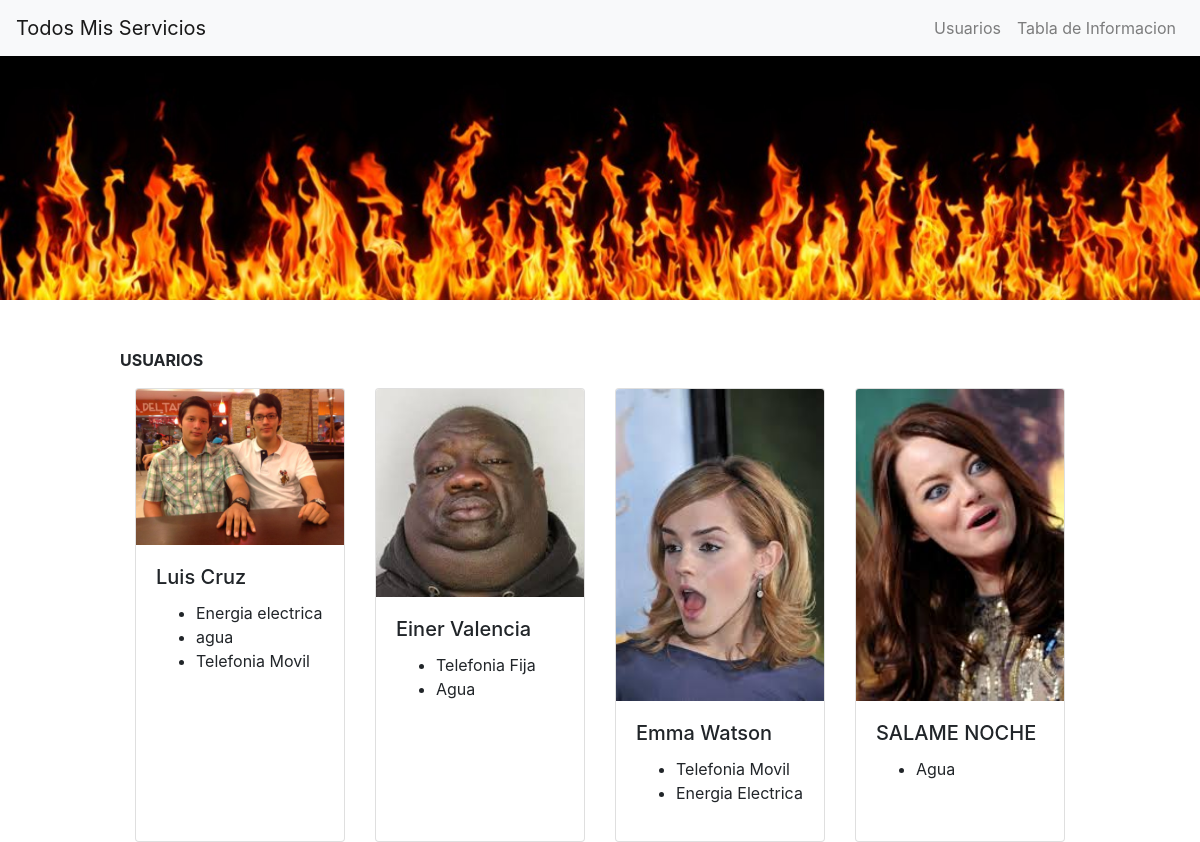
Screenshot of /usuarios/ with the database file from the repository.
### usuario/models.py (models this page shows)
class Usuarios(models.Model):
    nombres = models.CharField(max_length=100)
    apellidos = models.CharField(max_length=100)
    imagen = models.CharField(max_length=100)

class Servicios(models.Model):
    usuario = models.ForeignKey(Usuarios,on_delete=models.CASCADE)
    nombre_serv = models.CharField(max_length=100)

### usuario/views.py (the view)
# urls.py: path('usuarios/',include('usuario.urls')),
def usuarios(request):
    usuarios_list=Usuarios.objects.all()
    context = {'lista_usuarios':usuarios_list}
    return render(request,'usuario/usuarios.html',context)

### usuario/templates/usuario/usuarios.html
{% extends "usuario/base.html" %}
{% load staticfiles %}
{% block estilo %}
    <link rel="stylesheet" href="{% static 'css\usuarios.css' %}" type="text/css" >
{% endblock %}
{% block content %}
    <p><b> USUARIOS</b></p>
    {% if lista_usuarios %}
        <div class="card-deck">
            {% for usuario in lista_usuarios %}
            <div class="card">
                <img class="card-img-top" src="{% static usuario.imagen %}" alt="{{ usuario.imagen }}" lenght="200px">
                <div class="card-body">
                    <h5 class="card-title">{{ usuario.nombres }} {{ usuario.apellidos }}</h5>
                    <ul>
                        {% for servicios in usuario.servicios_set.all %}
                            <li>{{ servicios.nombre_serv }}</li>
                        {% endfor %}
                    </ul>
                </div>
            </div>
            {% endfor %}
        </div>
    {% else %}
        <p>No Existen Usuarios.</p>
    {% endif %}
{% endblock %}

### usuario/templates/usuario/base.html (shortened to what this page needs)
<!DOCTYPE html>
<html lang="en">
<head>
    {% load staticfiles %}
    <link rel="stylesheet" href="https://maxcdn.bootstrapcdn.com/bootstrap/4.0.0/css/bootstrap.min.css">
    {% block estilo %}
    {% endblock %}
</head>
<body>
    <nav class="navbar navbar-expand-lg navbar-light bg-light">
        <a class="navbar-brand" href="#">Todos Mis Servicios</a>
        <div class="collapse navbar-collapse justify-content-end" id="navbarNavAltMarkup">
            <div class="navbar-nav">
                <a class="nav-item nav-link" href="/usuarios/">Usuarios</a>
                <a class="nav-item nav-link" href="/usuarios/tabla/">Tabla de Informacion</a>
            </div>
        </div>
    </nav>
    <div>
        <img src="{% static 'img/fire.jpg' %}" width="100%">
    </div>
    <br>
    <br>
    {% block content %}
    {% endblock %}
</body>
</html>

### usuario/static/css/usuarios.css (style rules this page uses)
p { margin-left:10%; }

### rows the page displays
Usuarios: imagen (picture), nombres "Luis", apellidos "Cruz"
Servicios: nombre_serv "Energia electrica"
Servicios: nombre_serv "agua"
Servicios: nombre_serv "Telefonia Movil"
Usuarios: imagen (picture), nombres "Einer", apellidos "Valencia"
Servicios: nombre_serv "Telefonia Fija"
Servicios: nombre_serv "Agua"
Usuarios: imagen (picture), nombres "Emma", apellidos "Watson"
Servicios: nombre_serv "Telefonia Movil"
Servicios: nombre_serv "Energia Electrica"
Usuarios: imagen (picture), nombres "SALAME", apellidos "NOCHE"
Servicios: nombre_serv "Agua"
